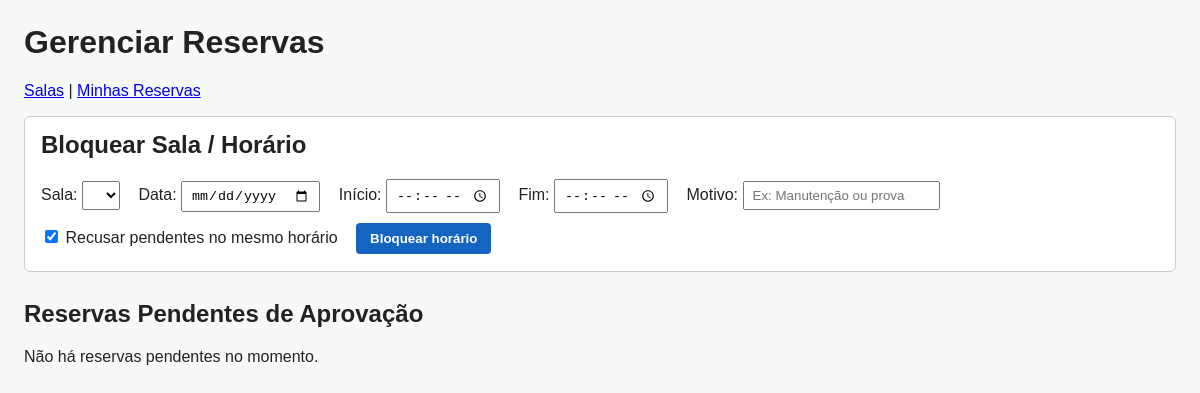
Page /gestao/reservas/ (signed in) on the earlier database version.
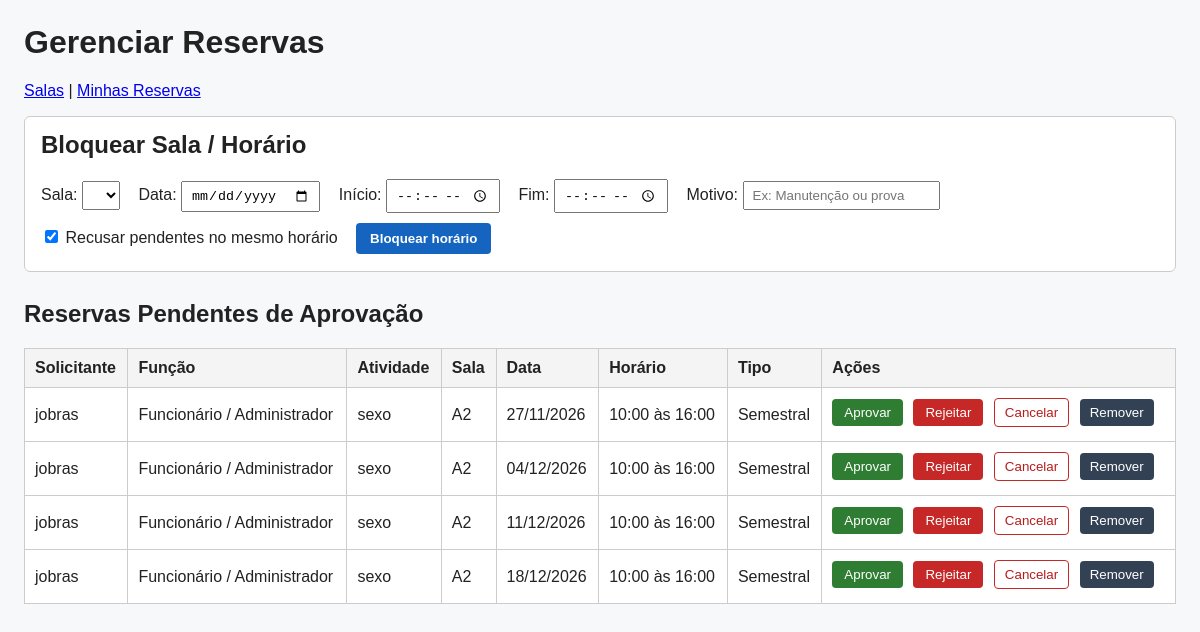
Same page on the later database version.
### reservas/models.py (models this page shows, shortened)
class Reserva(models.Model):
    STATUS_CHOICES = [
        ('PENDENTE', 'Pendente de Aprovação'),
        ('APROVADA', 'Aprovada'),
        ('RECUSADA', 'Recusada / Substituída por Prioridade'),
        ('CANCELADA', 'Cancelada pelo Usuário'),
        ('BLOQUEADA', 'Bloqueada pelo Funcionário'),
    ]
    TIPO_RESERVA_CHOICES = [
        ('PONTUAL', 'Pontual'),
        ('SEMESTRAL', 'Semestral'),
    ]
    tipo_reserva = models.CharField(
        max_length=15,
        choices=TIPO_RESERVA_CHOICES,
        default='PONTUAL',
    )
    sala = models.ForeignKey(Sala, on_delete=models.CASCADE, related_name='reservas')
    solicitante = models.ForeignKey(Usuario, on_delete=models.CASCADE, related_name='minhas_reservas')
    data = models.DateField()
    hora_inicio = models.TimeField()  # Ex: 08:00, 10:00, 11:00, 14:00...
    hora_fim = models.TimeField()
    atividade = models.CharField(max_length=100)  # Ex: Aula 1, Extensão, Evento, Grupo C
    status = models.CharField(max_length=15, choices=STATUS_CHOICES, default='PENDENTE')
    criado_em = models.DateTimeField(auto_now_add=True)
    class Meta:
        ordering = ['data', 'hora_inicio']

class Usuario(AbstractUser):
    FUNCAO_CHOICES = [
        ('ALUNO', 'Aluno'),
        ('PROFESSOR', 'Professor'),
        ('FUNCIONARIO', 'Funcionário / Administrador'),
    ]
    nome_completo = models.CharField(max_length=150)
    email = models.EmailField(unique=True)
    nusp = models.CharField(max_length=20, unique=True, verbose_name="NUSP")
    funcao = models.CharField(max_length=15, choices=FUNCAO_CHOICES, default='ALUNO')
    @property
    def is_funcionario(self):
        return self.funcao == 'FUNCIONARIO' or self.is_superuser

class Sala(models.Model):
    nome = models.CharField(max_length=50, unique=True)  # Ex: A2, A3, A5
    departamento = models.CharField(max_length=100)       # Ex: Mecatrônica / Engenharia
    capacidade = models.IntegerField(default=40)

### reservas/views.py (the view)
# urls.py: path('gestao/reservas/', views.gerenciar_reservas, name='gerenciar_reservas'),
@login_required
def gerenciar_reservas(request):
    if not _eh_funcionario(request.user):
        raise PermissionDenied("Apenas funcionários podem acessar esta página.")
    reservas_pendentes = (
        Reserva.objects.filter(status='PENDENTE')
        .select_related('sala', 'solicitante')
        .order_by('data', 'hora_inicio', 'criado_em')
    )
    return render(
        request,
        'reservas/gerenciar_reservas.html',
        {'reservas': reservas_pendentes},
    )

### reservas/views.py (called while the page is built)
def _eh_funcionario(user) -> bool:
    if not user.is_authenticated:
        return False
    if getattr(user, 'is_funcionario', False):
        return True
    return getattr(user, 'funcao', None) == 'FUNCIONARIO'

### templates/reservas/gerenciar_reservas.html (shortened to what this page needs)
<!DOCTYPE html>
<html lang="pt-br">
<head>
</head>
<body>
  <h1>Gerenciar Reservas</h1>
  <p>
    <a href="{% url 'lista_salas' %}">Salas</a> |
    <a href="{% url 'minhas_reservas' %}">Minhas Reservas</a>
  </p>
  <div class="box-bloqueio">
    <h2 style="margin-top: 0;">Bloquear Sala / Horário</h2>
    <form method="post" action="{% url 'bloquear_horario' %}">
      <div class="campo">
        <label for="id_sala">Sala:</label>
        <select id="id_sala" name="sala" required>
        </select>
      </div>
      <div class="campo">
        <label for="id_data">Data:</label>
        <input id="id_data" type="date" name="data" required>
      </div>
      <div class="campo">
        <label for="id_hora_inicio">Início:</label>
        <input id="id_hora_inicio" type="time" name="hora_inicio" required>
      </div>
      <div class="campo">
        <label for="id_hora_fim">Fim:</label>
        <input id="id_hora_fim" type="time" name="hora_fim" required>
      </div>
      <div class="campo">
        <label for="id_atividade">Motivo:</label>
        <input id="id_atividade" type="text" name="atividade" placeholder="Ex: Manutenção ou prova">
      </div>
      <div class="campo">
        <label>
          <input type="checkbox" name="recusar_conflitos" checked>
          Recusar pendentes no mesmo horário
        </label>
      </div>
      <button type="submit" class="btn-bloquear">Bloquear horário</button>
    </form>
  </div>
  <h2>Reservas Pendentes de Aprovação</h2>
  {% if reservas %}
    <table>
      <thead>
        <tr>
          <th>Solicitante</th>
          <th>Função</th>
          <th>Atividade</th>
          <th>Sala</th>
          <th>Data</th>
          <th>Horário</th>
          <th>Tipo</th>
          <th>Ações</th>
        </tr>
      </thead>
      <tbody>
        {% for reserva in reservas %}
          <tr>
            <td>{{ reserva.solicitante.get_full_name|default:reserva.solicitante.username }}</td>
            <td>{{ reserva.solicitante.get_funcao_display|default:reserva.solicitante.funcao }}</td>
            <td>{{ reserva.atividade }}</td>
            <td>{{ reserva.sala.nome }}</td>
            <td>{{ reserva.data|date:"d/m/Y" }}</td>
            <td>{{ reserva.hora_inicio|time:"H:i" }} às {{ reserva.hora_fim|time:"H:i" }}</td>
            <td>{{ reserva.get_tipo_reserva_display }}</td>
            <td class="acoes">
              <form method="post" action="{% url 'decidir_reserva' reserva.id 'aprovar' %}">
                <button type="submit" class="btn-aprovar">Aprovar</button>
              </form>
              <form method="post" action="{% url 'decidir_reserva' reserva.id 'rejeitar' %}">
                <button type="submit" class="btn-rejeitar">Rejeitar</button>
              </form>
              <form method="post" action="{% url 'cancelar_reserva_funcionario' reserva.id %}">
                <button type="submit" class="btn-cancelar">Cancelar</button>
              </form>
              <form method="post" action="{% url 'remover_reserva_funcionario' reserva.id %}">
                <button type="submit" class="btn-remover">Remover</button>
              </form>
            </td>
          </tr>
        {% endfor %}
      </tbody>
    </table>
  {% else %}
    <p>Não há reservas pendentes no momento.</p>
  {% endif %}
</body>
</html>

Differences in the rows shown:
added Reserva: solicitante.get_full_name "jobras", solicitante.funcao "Funcionário / Administrador", atividade "sexo", sala.nome "A2", data "27/11/2026", hora_inicio "10:00", hora_fim "16:00", tipo_reserva "Semestral"
added Reserva: solicitante.get_full_name "jobras", solicitante.funcao "Funcionário / Administrador", atividade "sexo", sala.nome "A2", data "04/12/2026", hora_inicio "10:00", hora_fim "16:00", tipo_reserva "Semestral"
added Reserva: solicitante.get_full_name "jobras", solicitante.funcao "Funcionário / Administrador", atividade "sexo", sala.nome "A2", data "11/12/2026", hora_inicio "10:00", hora_fim "16:00", tipo_reserva "Semestral"
added Reserva: solicitante.get_full_name "jobras", solicitante.funcao "Funcionário / Administrador", atividade "sexo", sala.nome "A2", data "18/12/2026", hora_inicio "10:00", hora_fim "16:00", tipo_reserva "Semestral"
Other differences:
text no longer shown: "Não há reservas pendentes no momento."
text now shown: "Solicitante Função Atividade Sala Data Horário Tipo Ações"
